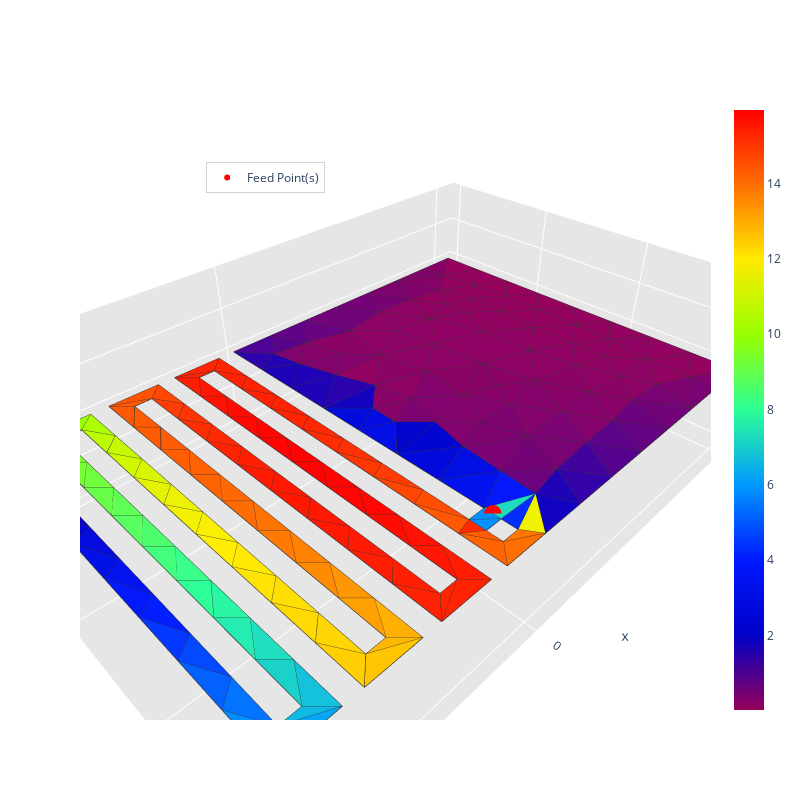
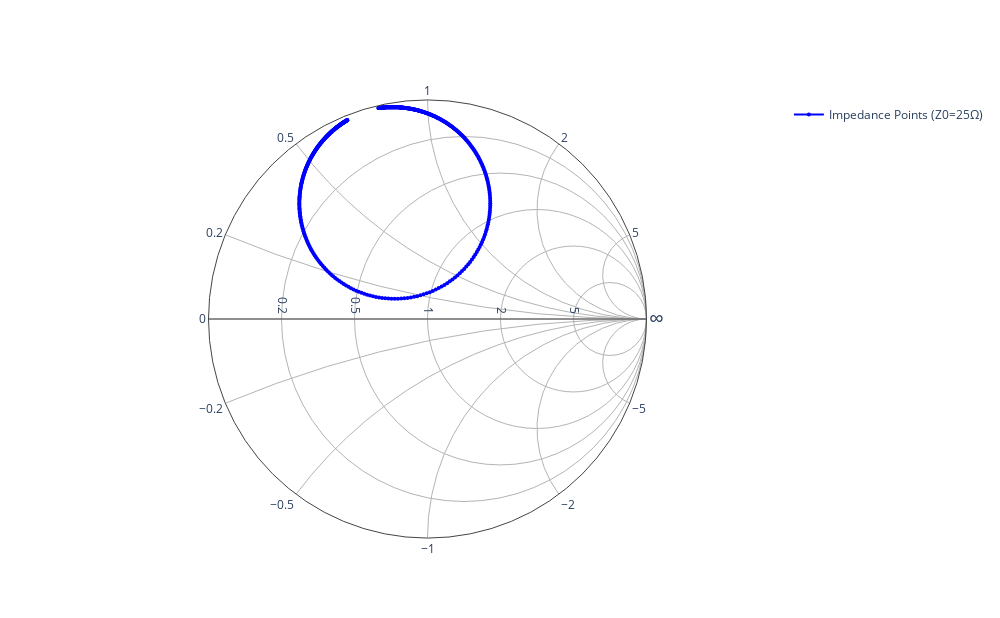

Source (notebook cell) for these figures, in order:
### Code cell
print(f"distance meandres {distance_meandre * 1000} mm")
print(f"IFA track width {largeur_piste * 1000} mm")
print(f"feed position = {feed * 1000} mm\n")

# Create the IFA antenna with meander
N_list_elem, new_distance_meandre_elem = creation_ifa(a, terminal_b, largeur_piste, distance_meandre, feed, x_t, y_t, save_mesh_folder, mesh_name, mesh_size)

print(f"Number of meanders {N_list_elem}")
print(f"New meander distance {new_distance_meandre_elem * 1000} mm")

# Simulate S11 and impedance at feed point
_, s11_db, _, _, impedances_simulated = simulate_433_project(frequencies, ifa_meander_mat, fC, feed_point, Z0=Z_adapt)

# Plot S11 curve
plot_s11_curve(s11_db, fLow, fHigh, fC, show_min=True)

calculate_bandwidth(frequencies, s11_db, threshold=-6)

### Figure 1 — Plotly figure (JSON) as saved in the notebook; plotly's stock layout.template omitted (floating-point values rounded to 4 significant figures; data arrays with more than 128 entries replaced by an {"elided": "..."} marker saying what was removed)
{"data": [{"facecolor": {"elided": "269 str values"}, "i": {"elided": "269 int values"}, "j": {"elided": "269 int values"}, "k": {"elided": "269 int values"}, "name": "", "type": "mesh3d", "x": {"elided": "214 float values"}, "y": {"elided": "214 float values"}, "z": {"elided": "214 float values"}}, {"line": {"color": "rgb(50, 50, 50)", "width": 1.5}, "mode": "lines", "showlegend": false, "type": "scatter3d", "x": {"elided": "1345 float values"}, "y": {"elided": "1345 float values"}, "z": {"elided": "1345 int values"}}, {"hoverinfo": "none", "marker": {"color": [0.02558, 15.95], "colorscale": [[0, "rgb(150, 0, 90)"], [0.125, "rgb(0, 0, 200)"], [0.25, "rgb(0, 25, 255)"], [0.375, "rgb(0, 152, 255)"], [0.5, "rgb(44, 255, 150)"], [0.625, "rgb(151, 255, 0)"], [0.75, "rgb(255, 234, 0)"], [0.875, "rgb(255, 111, 0)"], [1, "rgb(255, 0, 0)"]], "showscale": true, "size": 0.1}, "mode": "markers", "showlegend": false, "type": "scatter3d", "x": [0.0], "y": [0.05482], "z": [0.0]}, {"marker": {"color": "red", "size": 6, "symbol": "circle"}, "mode": "markers+text", "name": "Feed Point(s)", "type": "scatter3d", "x": [0.0], "y": [0.0535], "z": [0.0]}], "layout": {"height": 800, "legend": {"bgcolor": "rgba(255,255,255,0.7)", "bordercolor": "lightgray", "borderwidth": 1, "x": 0.2, "xanchor": "left", "y": 0.9, "yanchor": "top"}, "scene": {"aspectratio": {"x": 1, "y": 0.6667, "z": 0.3}, "camera": {"eye": {"x": 0.65, "y": 0.65, "z": 0.65}}, "xaxis": {"backgroundcolor": "rgb(230, 230, 230)", "gridcolor": "rgb(255, 255, 255)", "showbackground": true, "zerolinecolor": "rgb(255, 255, 255)"}, "yaxis": {"backgroundcolor": "rgb(230, 230, 230)", "gridcolor": "rgb(255, 255, 255)", "showbackground": true, "zerolinecolor": "rgb(255, 255, 255)"}, "zaxis": {"backgroundcolor": "rgb(230, 230, 230)", "gridcolor": "rgb(255, 255, 255)", "showbackground": true, "zerolinecolor": "rgb(255, 255, 255)"}}, "title": {"text": ""}, "width": 800}}

### Figure 2 — Plotly figure (JSON) as saved in the notebook; plotly's stock layout.template omitted (floating-point values rounded to 4 significant figures; data arrays with more than 128 entries replaced by an {"elided": "..."} marker saying what was removed)
{"data": [{"hoverinfo": "text", "imag": {"elided": "661 float values"}, "line": {"color": "blue"}, "marker": {"color": "blue", "size": 4}, "mode": "markers+lines", "name": "Impedance Points (Z0=25Ω)", "real": {"elided": "661 float values"}, "text": {"elided": "661 str values"}, "type": "scattersmith"}], "layout": {"height": 618, "showlegend": true, "title": {"text": ""}, "width": 1000}}
